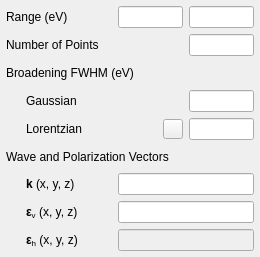
<?xml version="1.0" encoding="UTF-8"?>
<ui version="4.0">
 <class>axis</class>
 <widget class="QWidget" name="axis">
  <property name="geometry">
   <rect>
    <x>0</x>
    <y>0</y>
    <width>260</width>
    <height>257</height>
   </rect>
  </property>
  <property name="windowTitle">
   <string>Axis</string>
  </property>
  <layout class="QVBoxLayout" name="verticalLayout">
   <property name="leftMargin">
    <number>6</number>
   </property>
   <property name="topMargin">
    <number>6</number>
   </property>
   <property name="rightMargin">
    <number>6</number>
   </property>
   <property name="bottomMargin">
    <number>6</number>
   </property>
   <item>
    <layout class="QGridLayout" name="topGridLayout">
     <property name="spacing">
      <number>6</number>
     </property>
     <item row="1" column="0">
      <widget class="QLabel" name="nPointsLabel">
       <property name="text">
        <string>Number of Points</string>
       </property>
      </widget>
     </item>
     <item row="0" column="1">
      <widget class="DoubleLineEdit" name="startLineEdit">
       <property name="minimumSize">
        <size>
         <width>65</width>
         <height>0</height>
        </size>
       </property>
       <property name="maximumSize">
        <size>
         <width>65</width>
         <height>16777215</height>
        </size>
       </property>
       <property name="alignment">
        <set>Qt::AlignRight|Qt::AlignTrailing|Qt::AlignVCenter</set>
       </property>
      </widget>
     </item>
     <item row="0" column="2">
      <widget class="DoubleLineEdit" name="stopLineEdit">
       <property name="minimumSize">
        <size>
         <width>65</width>
         <height>0</height>
        </size>
       </property>
       <property name="maximumSize">
        <size>
         <width>65</width>
         <height>16777215</height>
        </size>
       </property>
       <property name="alignment">
        <set>Qt::AlignRight|Qt::AlignTrailing|Qt::AlignVCenter</set>
       </property>
      </widget>
     </item>
     <item row="1" column="2">
      <widget class="IntLineEdit" name="nPointsLineEdit">
       <property name="minimumSize">
        <size>
         <width>65</width>
         <height>0</height>
        </size>
       </property>
       <property name="maximumSize">
        <size>
         <width>65</width>
         <height>16777215</height>
        </size>
       </property>
       <property name="alignment">
        <set>Qt::AlignRight|Qt::AlignTrailing|Qt::AlignVCenter</set>
       </property>
      </widget>
     </item>
     <item row="0" column="0">
      <widget class="QLabel" name="rangeLabel">
       <property name="text">
        <string>Range (eV)</string>
       </property>
      </widget>
     </item>
    </layout>
   </item>
   <item>
    <widget class="QLabel" name="broadeningLabel">
     <property name="text">
      <string>Broadening FWHM (eV)</string>
     </property>
    </widget>
   </item>
   <item>
    <layout class="QGridLayout" name="broadeningsGridLayout">
     <property name="spacing">
      <number>6</number>
     </property>
     <item row="1" column="0">
      <spacer name="lorentzianLeftSpacer">
       <property name="orientation">
        <enum>Qt::Horizontal</enum>
       </property>
       <property name="sizeType">
        <enum>QSizePolicy::Fixed</enum>
       </property>
       <property name="sizeHint" stdset="0">
        <size>
         <width>20</width>
         <height>0</height>
        </size>
       </property>
      </spacer>
     </item>
     <item row="1" column="1">
      <widget class="QLabel" name="lorentzianLabel">
       <property name="text">
        <string>Lorentzian</string>
       </property>
      </widget>
     </item>
     <item row="0" column="1">
      <widget class="QLabel" name="gaussianLabel">
       <property name="text">
        <string>Gaussian</string>
       </property>
      </widget>
     </item>
     <item row="0" column="3">
      <widget class="DoubleLineEdit" name="gaussianLineEdit">
       <property name="sizePolicy">
        <sizepolicy hsizetype="Fixed" vsizetype="Fixed">
         <horstretch>0</horstretch>
         <verstretch>0</verstretch>
        </sizepolicy>
       </property>
       <property name="maximumSize">
        <size>
         <width>65</width>
         <height>16777215</height>
        </size>
       </property>
       <property name="alignment">
        <set>Qt::AlignRight|Qt::AlignTrailing|Qt::AlignVCenter</set>
       </property>
      </widget>
     </item>
     <item row="1" column="3">
      <widget class="DoubleLineEdit" name="lorentzianLineEdit">
       <property name="maximumSize">
        <size>
         <width>65</width>
         <height>16777215</height>
        </size>
       </property>
       <property name="alignment">
        <set>Qt::AlignRight|Qt::AlignTrailing|Qt::AlignVCenter</set>
       </property>
      </widget>
     </item>
     <item row="0" column="0">
      <spacer name="gaussianLeftSpacer">
       <property name="orientation">
        <enum>Qt::Horizontal</enum>
       </property>
       <property name="sizeType">
        <enum>QSizePolicy::Fixed</enum>
       </property>
       <property name="sizeHint" stdset="0">
        <size>
         <width>20</width>
         <height>0</height>
        </size>
       </property>
      </spacer>
     </item>
     <item row="1" column="2">
      <widget class="QToolButton" name="lorentzianToolButton">
       <property name="maximumSize">
        <size>
         <width>20</width>
         <height>20</height>
        </size>
       </property>
       <property name="toolTip">
        <string>Lorentzian settings</string>
       </property>
       <property name="icon">
        <iconset>
         <normaloff>../../icons/cog.svg</normaloff>../../icons/cog.svg</iconset>
       </property>
      </widget>
     </item>
    </layout>
   </item>
   <item>
    <widget class="QLabel" name="vectorsLabel">
     <property name="text">
      <string>Wave and Polarization Vectors</string>
     </property>
    </widget>
   </item>
   <item>
    <layout class="QGridLayout" name="vectorsGridLayout">
     <property name="spacing">
      <number>6</number>
     </property>
     <item row="1" column="1">
      <widget class="QLabel" name="e1Label">
       <property name="text">
        <string>&lt;html&gt;&lt;head/&gt;&lt;body&gt;&lt;p&gt;&lt;span style=&quot; font-weight:600;&quot;&gt;ε&lt;/span&gt;&lt;span style=&quot; vertical-align:sub;&quot;&gt;v&lt;/span&gt; (x, y, z)&lt;/p&gt;&lt;/body&gt;&lt;/html&gt;</string>
       </property>
      </widget>
     </item>
     <item row="0" column="1">
      <widget class="QLabel" name="kLabel">
       <property name="text">
        <string>&lt;html&gt;&lt;head/&gt;&lt;body&gt;&lt;p&gt;&lt;span style=&quot; font-weight:600;&quot;&gt;k&lt;/span&gt; (x, y, z)&lt;/p&gt;&lt;/body&gt;&lt;/html&gt;</string>
       </property>
      </widget>
     </item>
     <item row="1" column="2">
      <widget class="Vector3DLineEdit" name="e1LineEdit">
       <property name="enabled">
        <bool>true</bool>
       </property>
       <property name="maximumSize">
        <size>
         <width>136</width>
         <height>16777215</height>
        </size>
       </property>
       <property name="alignment">
        <set>Qt::AlignCenter</set>
       </property>
      </widget>
     </item>
     <item row="1" column="0">
      <spacer name="e1LeftSpacer">
       <property name="orientation">
        <enum>Qt::Horizontal</enum>
       </property>
       <property name="sizeType">
        <enum>QSizePolicy::Fixed</enum>
       </property>
       <property name="sizeHint" stdset="0">
        <size>
         <width>20</width>
         <height>0</height>
        </size>
       </property>
      </spacer>
     </item>
     <item row="0" column="0">
      <spacer name="kLeftSpacer">
       <property name="orientation">
        <enum>Qt::Horizontal</enum>
       </property>
       <property name="sizeType">
        <enum>QSizePolicy::Fixed</enum>
       </property>
       <property name="sizeHint" stdset="0">
        <size>
         <width>20</width>
         <height>0</height>
        </size>
       </property>
      </spacer>
     </item>
     <item row="0" column="2">
      <widget class="Vector3DLineEdit" name="kLineEdit">
       <property name="maximumSize">
        <size>
         <width>136</width>
         <height>16777215</height>
        </size>
       </property>
       <property name="text">
        <string/>
       </property>
       <property name="alignment">
        <set>Qt::AlignCenter</set>
       </property>
      </widget>
     </item>
     <item row="2" column="0">
      <spacer name="e2LeftSpacer">
       <property name="orientation">
        <enum>Qt::Horizontal</enum>
       </property>
       <property name="sizeType">
        <enum>QSizePolicy::Fixed</enum>
       </property>
       <property name="sizeHint" stdset="0">
        <size>
         <width>20</width>
         <height>0</height>
        </size>
       </property>
      </spacer>
     </item>
     <item row="2" column="1">
      <widget class="QLabel" name="e2Label">
       <property name="text">
        <string>&lt;html&gt;&lt;head/&gt;&lt;body&gt;&lt;p&gt;&lt;span style=&quot; font-weight:600;&quot;&gt;ε&lt;/span&gt;&lt;span style=&quot; vertical-align:sub;&quot;&gt;h&lt;/span&gt; (x, y, z)&lt;/p&gt;&lt;/body&gt;&lt;/html&gt;</string>
       </property>
      </widget>
     </item>
     <item row="2" column="2">
      <widget class="Vector3DLineEdit" name="e2LineEdit">
       <property name="enabled">
        <bool>false</bool>
       </property>
       <property name="maximumSize">
        <size>
         <width>136</width>
         <height>16777215</height>
        </size>
       </property>
       <property name="alignment">
        <set>Qt::AlignCenter</set>
       </property>
      </widget>
     </item>
    </layout>
   </item>
  </layout>
 </widget>
 <customwidgets>
  <customwidget>
   <class>DoubleLineEdit</class>
   <extends>QLineEdit</extends>
   <header>.widgets</header>
  </customwidget>
  <customwidget>
   <class>IntLineEdit</class>
   <extends>QLineEdit</extends>
   <header>.widgets</header>
  </customwidget>
  <customwidget>
   <class>Vector3DLineEdit</class>
   <extends>QLineEdit</extends>
   <header>.widgets</header>
  </customwidget>
 </customwidgets>
 <resources/>
 <connections/>
</ui>
